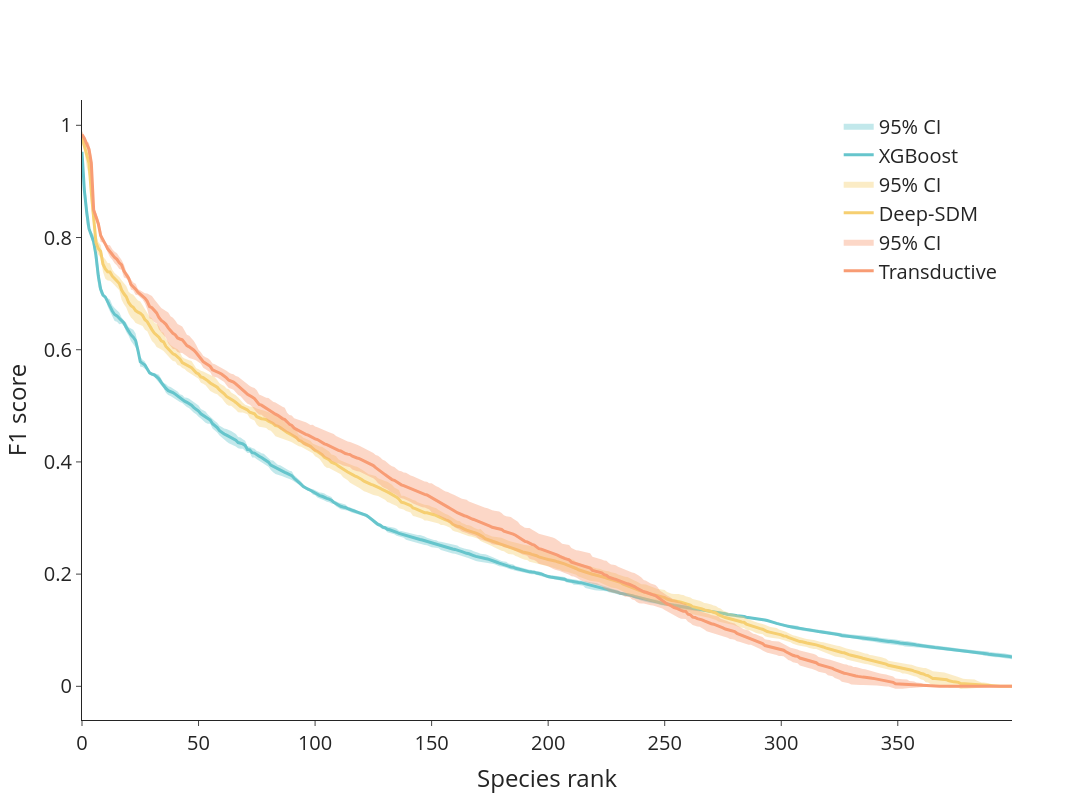

Notebook cell for this chart:
### Code cell
fig = go.Figure()

colors = px.colors.qualitative.Pastel

# CI band — upper and lower as a filled trace

for i, n in enumerate(names):

    if errors[i] is not None:

        fig.add_trace(go.Scatter(
            x=np.concatenate([np.arange(400), np.arange(400)[::-1]]),
            y=np.concatenate([scores[i] + errors[i], (scores[i] - errors[i])[::-1]]),
            fill='toself',
            fillcolor=colors[i % len(colors)].replace('rgb(', 'rgba(').replace(')', ', 0.4)'),
            line=dict(color='rgba(255,255,255,0)'),  # no border line
            name='95% CI',
        ))

    # Mean curve (on top)
    fig.add_trace(go.Scatter(
        x=np.arange(400), y=np.array(scores[i]),
        mode='lines',
        line=dict(color=colors[i % len(colors)], width=3),
        name=n,
    ))

fig.update_layout(
    template='simple_white',
    width=1200, height=800,
    title='', #'Presence-absence classification',
    xaxis_title='Species rank',
    yaxis_title='F1 score',
    font=dict(size=20),
    legend_title_text='',
    legend=dict(yanchor="top",
                y=0.99,
                xanchor="right",
                x=0.99)
)

fig.show()

### Figure 1 — Plotly figure (JSON) as saved in the notebook; plotly's stock layout.template omitted (floating-point values rounded to 4 significant figures; data arrays with more than 128 entries replaced by an {"elided": "..."} marker saying what was removed)
{"data": [{"fill": "toself", "fillcolor": "rgba(102, 197, 204, 0.4)", "line": {"color": "rgba(255,255,255,0)"}, "name": "95% CI", "type": "scatter", "x": {"elided": "800 int values"}, "y": {"elided": "800 float values"}}, {"line": {"color": "rgb(102, 197, 204)", "width": 3}, "mode": "lines", "name": "XGBoost", "type": "scatter", "x": {"elided": "400 int values"}, "y": {"elided": "400 float values"}}, {"fill": "toself", "fillcolor": "rgba(246, 207, 113, 0.4)", "line": {"color": "rgba(255,255,255,0)"}, "name": "95% CI", "type": "scatter", "x": {"elided": "800 int values"}, "y": {"elided": "800 float values"}}, {"line": {"color": "rgb(246, 207, 113)", "width": 3}, "mode": "lines", "name": "Deep-SDM", "type": "scatter", "x": {"elided": "400 int values"}, "y": {"elided": "400 float values"}}, {"fill": "toself", "fillcolor": "rgba(248, 156, 116, 0.4)", "line": {"color": "rgba(255,255,255,0)"}, "name": "95% CI", "type": "scatter", "x": {"elided": "800 int values"}, "y": {"elided": "800 float values"}}, {"line": {"color": "rgb(248, 156, 116)", "width": 3}, "mode": "lines", "name": "Transductive", "type": "scatter", "x": {"elided": "400 int values"}, "y": {"elided": "400 float values"}}], "layout": {"font": {"size": 20}, "height": 800, "legend": {"title": {"text": ""}, "x": 0.99, "xanchor": "right", "y": 0.99, "yanchor": "top"}, "title": {"text": ""}, "width": 1200, "xaxis": {"title": {"text": "Species rank"}}, "yaxis": {"title": {"text": "F1 score"}}}}
